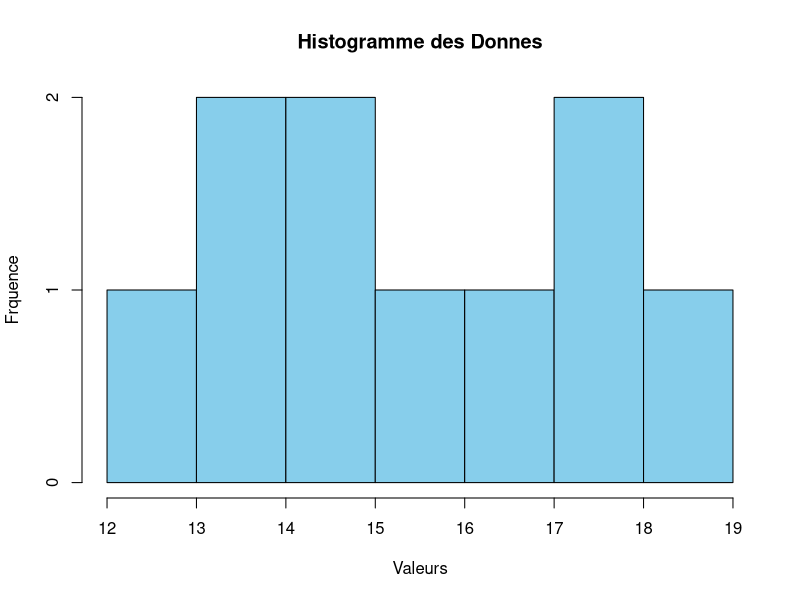
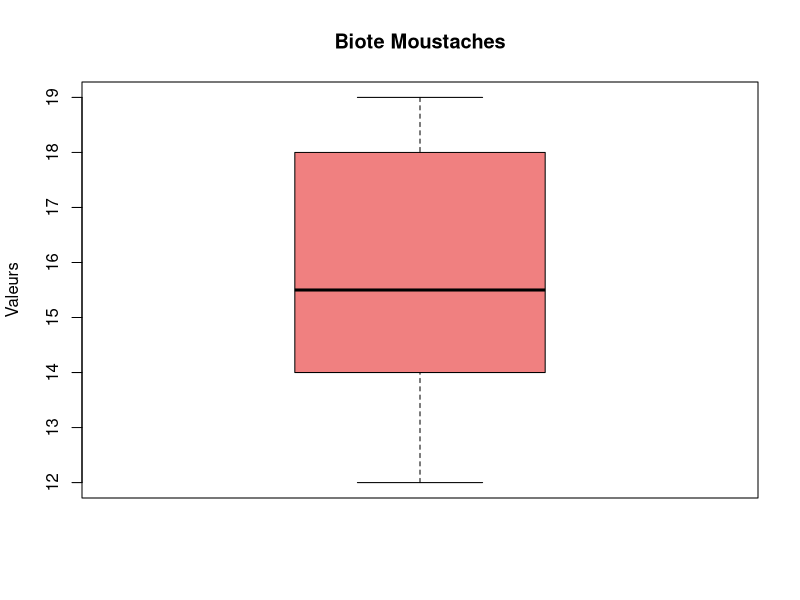
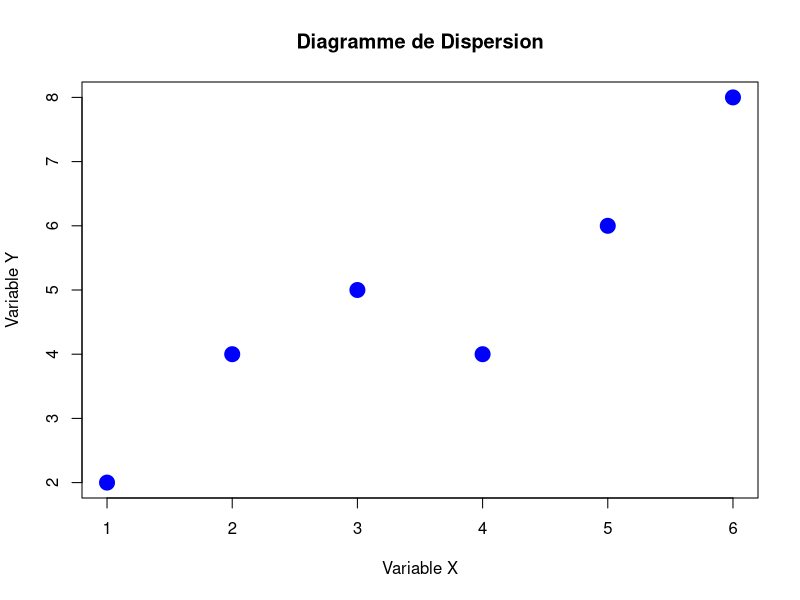

The R script that drew these images, in order:
# Creates a vector
x <- c (1 , 2 , 3 , 4 , 5)
print ( x )

# vector with charachters
noms <- c ( " Ali " , " Fatima " , " Ahmed " )
print ( noms )

# logiaue vector
logique <- c ( TRUE , FALSE , TRUE )
print ( logique )


# create a matrice
matrice <- matrix (1:12 , nrow =3 , ncol =4)
print ( matrice )

# Create a datafreane
df <- data.frame (
  Nom = c ( " Ali " , " Fatima " , " Ahmed " ) ,
  Age = c (20 , 21 , 22) ,
  Note = c (15 , 18 , 16)
)
print ( df)


# arithmitics operations
a <- 10
b <- 3
addition <- a + b
soustraction <- a - b
multiplication <- a * b
division <- a / b
puissance <- a ^ b
modulo <- a %% b
print ( c ( addition , soustraction , multiplication , division ) )


donnees <- c (12 , 15 , 18 , 14 , 16 , 19 , 17 , 15 , 14 , 18)
# calculates moyenne
moyenne <- mean ( donnees )
print ( paste ( " Moyenne : " , moyenne ) )
# calculate moyenne
mediane <- median ( donnees )
print ( paste ( " Mdiane : " , mediane ) )
# Mode
mode <- function ( x ) {
  ux <- unique ( x )
  ux [ which.max ( tabulate ( match (x , ux ) ) ) ]
}
print ( paste ( " Mode : " , mode ( donnees ) ) )


donnees <- c (12 , 15 , 18 , 14 , 16 , 19 , 17 , 15 , 14 , 18)
#tendue
etendue <- max ( donnees ) - min ( donnees )
print ( paste ( " tendue : " , etendue ) )
# Variance
variance <- var ( donnees )
print ( paste ( " Variance : " , variance ) )
# cart - type
ecart_type <- sd ( donnees )
print ( paste ( " cart-type : " , ecart_type ) )
# variation coreficient
cv <- ( ecart_type / mean ( donnees ) ) * 100
print ( paste ( " Coefficient de variation : " , cv , " % " ) )
# Quartiles and IQR
quartiles <- quantile ( donnees )
print ( quartiles )
iqr <- IQR ( donnees )
print ( paste ( " cart interquartile : " , iqr ) )



donnees <- c (12 , 15 , 18 , 14 , 16 , 19 , 17 , 15 , 14 , 18)
# summary function for summary 
summary ( donnees )
# manual sumary
cat ( " ===== STATISTIQUES DESCRIPTIVES ===== \n " )
cat ( " Nombre d ’ observations : " , length ( donnees ) , " \n " )
cat ( " Minimum : " , min ( donnees ) , " \n" )
cat ( " Q1 (25%) : " , quantile ( donnees , 0.25) , " \n " )
cat ( " M d i a n e ( Q2 ) : " , median ( donnees ) , " \n " )
cat ( " Moyenne : " , mean ( donnees ) , " \n " )
cat ( " Q3 (75%) : " , quantile ( donnees , 0.75) , " \n " )
cat ( " Maximum : " , max ( donnees ) , " \n " )
cat ( " cart - type : " , sd ( donnees ) , " \n " )


donnees <- c (12 , 15 , 18 , 14 , 16 , 19 , 17 , 15 , 14 , 18)
hist ( donnees ,
       main = " Histogramme des Donnes " ,
       xlab = " Valeurs " ,
       ylab = " Frquence " ,
       col = " skyblue " ,
       border = " black " ,
       breaks =5)

donnees <- c (12 , 15 , 18 , 14 , 16 , 19 , 17 , 15 , 14 , 18)
boxplot ( donnees ,
          main = " Biote Moustaches " ,
          ylab = " Valeurs " ,
          col = " lightcoral ")

x <- c (1 , 2 , 3 , 4 , 5 , 6)
y <- c (2 , 4 , 5 , 4 , 6 , 8)
plot (x , y ,
      main = " Diagramme de Dispersion " ,
      xlab = " Variable X " ,
      ylab = " Variable Y " ,
      pch =19 ,
      col = " blue " ,
      cex =2)
